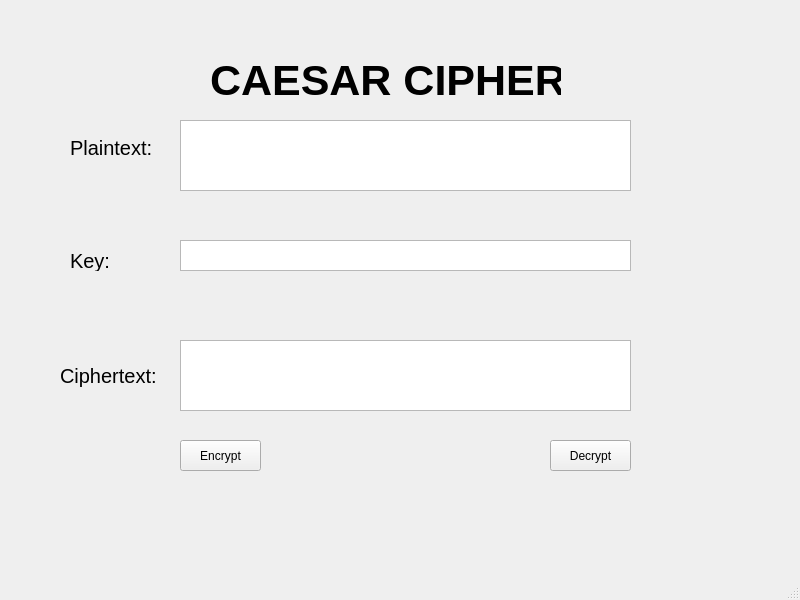
<?xml version="1.0" encoding="UTF-8"?>
<ui version="4.0">
 <class>MainWindow</class>
 <widget class="QMainWindow" name="MainWindow">
  <property name="geometry">
   <rect>
    <x>0</x>
    <y>0</y>
    <width>800</width>
    <height>600</height>
   </rect>
  </property>
  <property name="windowTitle">
   <string>MainWindow</string>
  </property>
  <widget class="QWidget" name="centralwidget">
   <widget class="QLabel" name="label">
    <property name="geometry">
     <rect>
      <x>210</x>
      <y>50</y>
      <width>351</width>
      <height>61</height>
     </rect>
    </property>
    <property name="font">
     <font>
      <pointsize>32</pointsize>
      <weight>75</weight>
      <bold>true</bold>
     </font>
    </property>
    <property name="text">
     <string>CAESAR CIPHER</string>
    </property>
   </widget>
   <widget class="QLabel" name="label_2">
    <property name="geometry">
     <rect>
      <x>70</x>
      <y>140</y>
      <width>91</width>
      <height>16</height>
     </rect>
    </property>
    <property name="font">
     <font>
      <pointsize>15</pointsize>
     </font>
    </property>
    <property name="text">
     <string>Plaintext:</string>
    </property>
   </widget>
   <widget class="QLabel" name="label_3">
    <property name="geometry">
     <rect>
      <x>70</x>
      <y>250</y>
      <width>47</width>
      <height>21</height>
     </rect>
    </property>
    <property name="font">
     <font>
      <pointsize>15</pointsize>
     </font>
    </property>
    <property name="text">
     <string>Key:</string>
    </property>
   </widget>
   <widget class="QLabel" name="label_4">
    <property name="geometry">
     <rect>
      <x>60</x>
      <y>360</y>
      <width>101</width>
      <height>31</height>
     </rect>
    </property>
    <property name="font">
     <font>
      <pointsize>15</pointsize>
     </font>
    </property>
    <property name="text">
     <string>Ciphertext:</string>
    </property>
   </widget>
   <widget class="QPushButton" name="btnencrypt">
    <property name="geometry">
     <rect>
      <x>180</x>
      <y>440</y>
      <width>81</width>
      <height>31</height>
     </rect>
    </property>
    <property name="text">
     <string>Encrypt</string>
    </property>
   </widget>
   <widget class="QPushButton" name="btndecrypt">
    <property name="geometry">
     <rect>
      <x>550</x>
      <y>440</y>
      <width>81</width>
      <height>31</height>
     </rect>
    </property>
    <property name="text">
     <string>Decrypt</string>
    </property>
   </widget>
   <widget class="QTextEdit" name="txtplaintext">
    <property name="geometry">
     <rect>
      <x>180</x>
      <y>120</y>
      <width>451</width>
      <height>71</height>
     </rect>
    </property>
   </widget>
   <widget class="QTextEdit" name="txtciphertext">
    <property name="geometry">
     <rect>
      <x>180</x>
      <y>340</y>
      <width>451</width>
      <height>71</height>
     </rect>
    </property>
   </widget>
   <widget class="QTextEdit" name="txtkey">
    <property name="geometry">
     <rect>
      <x>180</x>
      <y>240</y>
      <width>451</width>
      <height>31</height>
     </rect>
    </property>
   </widget>
  </widget>
  <widget class="QMenuBar" name="menubar">
   <property name="geometry">
    <rect>
     <x>0</x>
     <y>0</y>
     <width>800</width>
     <height>21</height>
    </rect>
   </property>
  </widget>
  <widget class="QStatusBar" name="statusbar"/>
 </widget>
 <resources/>
 <connections/>
</ui>
